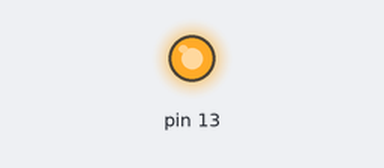
The sketch below on a simulated Arduino Uno, built with avr-gcc and run on an emulated ATmega328P. Parts: output pins drawn as LEDs (lit = HIGH).

Above: at 0.2 s.
At 8.5 s:
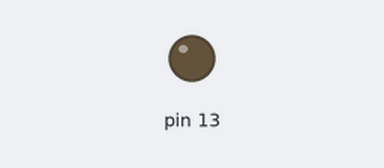
Timing chart, 0 to 15.6 s (numbered marks = the images above):
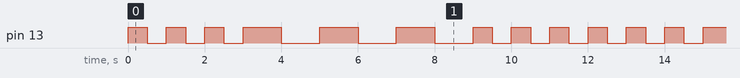

The sketch:

second_experiment.ino
```cpp
void setup()
{
  pinMode(13, OUTPUT);
}

void loop()
{
  digitalWrite(13, HIGH);
  delay(500); // Wait for 1000 millisecond(s)
  digitalWrite(13, LOW);
  delay(500); // Wait for 1000 millisecond(s)


  digitalWrite(13, HIGH);
  delay(500); // Wait for 1000 millisecond(s)
  digitalWrite(13, LOW);
  delay(500);


  digitalWrite(13, HIGH);
  delay(500); // Wait for 1000 millisecond(s)
  digitalWrite(13, LOW);
  delay(500);


  digitalWrite(13, HIGH);
  delay(1000); // Wait for 1000 millisecond(s)
  digitalWrite(13, LOW);
  delay(1000);


  digitalWrite(13, HIGH);
  delay(1000); // Wait for 1000 millisecond(s)
  digitalWrite(13, LOW);
  delay(1000);


  digitalWrite(13, HIGH);
  delay(1000); // Wait for 1000 millisecond(s)
  digitalWrite(13, LOW);
  delay(1000);


  digitalWrite(13, HIGH);
  delay(500); // Wait for 1000 millisecond(s)
  digitalWrite(13, LOW);
  delay(500);


  digitalWrite(13, HIGH);
  delay(500); // Wait for 1000 millisecond(s)
  digitalWrite(13, LOW);
  delay(500);


  digitalWrite(13, HIGH);
  delay(500); // Wait for 1000 millisecond(s)
  digitalWrite(13, LOW);
  delay(500);
}
```

Measured:
- by itself, pin 13: repeats every 12.0 s: 2 × (LOW 0.50 s, HIGH 0.50 s), LOW 0.50 s, 3 × (HIGH 1.0 s, LOW 1.0 s), 3 × (HIGH 0.50 s, LOW 0.50 s), HIGH 0.50 s
- by itself, everything shown: repeats every 12.0 s, in 18 steps
